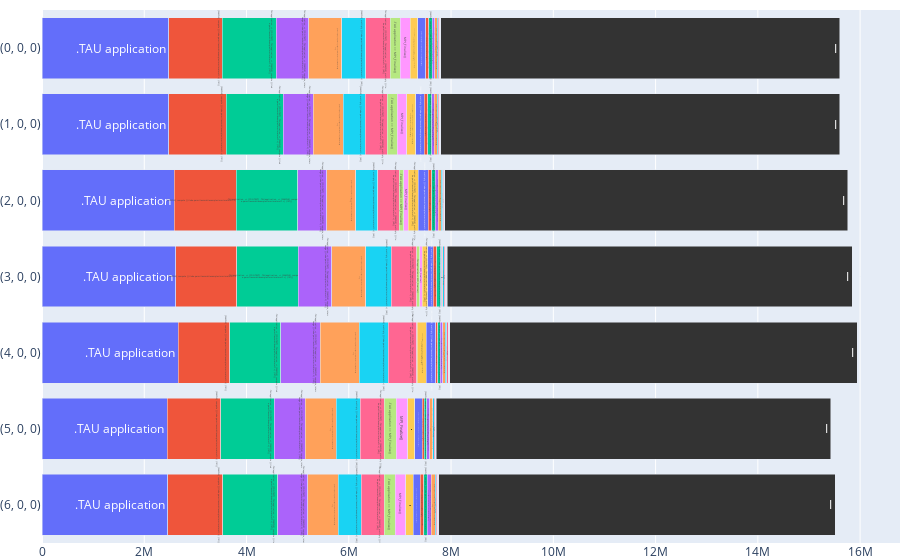

The cell this chart's notebook holds for it:
### Code cell
# Trial Bar Plot
profile = TauProfileParser.parse('./mpi-profile-example')
#profile = TauProfileParser.parse('../../nick-profiles')
profile.interval_data().groupby('Timer').agg({'Exclusive': 'mean'}).plot.bar(log = True)

mdata = profile.interval_data()[['Exclusive']]
idata = mdata.unstack().sort_values((0, 0, 0), axis = 1, ascending = False).transpose().fillna(0)
df = pd.concat([idata[:100], idata[:100].sum(level = 0).rename({'Exclusive': 'MISC'})], copy = False)
indices = [str(i) for i in df.columns.values]

data = [
    pgo.Bar(
        y = indices[::-1],
        x = r.values[::-1],
        name = idx[1],
        orientation = "h",
        hoverinfo = "text",
        text = [ "<br>".join([idx[1][i:i+75] for i in range(0, len(idx[1]), 75)])] * len(indices)
    ) for idx, r in df.iterrows()]

data[-1]['marker'] = { 'color': '#333333' }

layout = pgo.Layout(
    barmode = 'stack',
    showlegend = False,
    hovermode = 'closest',
    margin = pgo.layout.Margin(l = 0, r = 0, b = 0, t = 10))

pgo.Figure(data = data, layout = layout)

### Figure 1 — Plotly figure (JSON) as saved in the notebook; plotly's stock layout.template omitted (floating-point values rounded to 4 significant figures)
{"data": [{"hoverinfo": "text", "name": ".TAU application", "orientation": "h", "text": [".TAU application", ".TAU application", ".TAU application", ".TAU application", ".TAU application", ".TAU application", ".TAU application"], "type": "bar", "x": [2459688, 2444839, 2669087, 2617729, 2589264, 2478607, 2479469], "y": ["(6, 0, 0)", "(5, 0, 0)", "(4, 0, 0)", "(3, 0, 0)", "(2, 0, 0)", "(1, 0, 0)", "(0, 0, 0)"]}, {"hoverinfo": "text", "name": "[SAMPLE] compute [{/luke-perm/taucmdr/examples/mm/matmult.c} {101}]", "orientation": "h", "text": ["[SAMPLE] compute [{/luke-perm/taucmdr/examples/mm/matmult.c} {101}]", "[SAMPLE] compute [{/luke-perm/taucmdr/examples/mm/matmult.c} {101}]", "[SAMPLE] compute [{/luke-perm/taucmdr/examples/mm/matmult.c} {101}]", "[SAMPLE] compute [{/luke-perm/taucmdr/examples/mm/matmult.c} {101}]", "[SAMPLE] compute [{/luke-perm/taucmdr/examples/mm/matmult.c} {101}]", "[SAMPLE] compute [{/luke-perm/taucmdr/examples/mm/matmult.c} {101}]", "[SAMPLE] compute [{/luke-perm/taucmdr/examples/mm/matmult.c} {101}]"], "type": "bar", "x": [1074994, 1049990, 1000001, 1194996, 1204986, 1119996, 1050011], "y": ["(6, 0, 0)", "(5, 0, 0)", "(4, 0, 0)", "(3, 0, 0)", "(2, 0, 0)", "(1, 0, 0)", "(0, 0, 0)"]}, {"hoverinfo": "text", "name": ".TAU application  => [CONTEXT] .TAU application  => [SAMPLE] compute [{/luke-perm/taucmdr/examples/mm/matmult.c} {101}]", "orientation": "h", "text": [".TAU application  => [CONTEXT] .TAU application  => [SAMPLE] compute [{/luk<br>e-perm/taucmdr/examples/mm/matmult.c} {101}]", ".TAU application  => [CONTEXT] .TAU application  => [SAMPLE] compute [{/luk<br>e-perm/taucmdr/examples/mm/matmult.c} {101}]", ".TAU application  => [CONTEXT] .TAU application  => [SAMPLE] compute [{/luk<br>e-perm/taucmdr/examples/mm/matmult.c} {101}]", ".TAU application  => [CONTEXT] .TAU application  => [SAMPLE] compute [{/luk<br>e-perm/taucmdr/examples/mm/matmult.c} {101}]", ".TAU application  => [CONTEXT] .TAU application  => [SAMPLE] compute [{/luk<br>e-perm/taucmdr/examples/mm/matmult.c} {101}]", ".TAU application  => [CONTEXT] .TAU application  => [SAMPLE] compute [{/luk<br>e-perm/taucmdr/examples/mm/matmult.c} {101}]", ".TAU application  => [CONTEXT] .TAU application  => [SAMPLE] compute [{/luk<br>e-perm/taucmdr/examples/mm/matmult.c} {101}]"], "type": "bar", "x": [1074994, 1049990, 1000001, 1194996, 1204986, 1119996, 1050011], "y": ["(6, 0, 0)", "(5, 0, 0)", "(4, 0, 0)", "(3, 0, 0)", "(2, 0, 0)", "(1, 0, 0)", "(0, 0, 0)"]}, {"hoverinfo": "text", "name": ".TAU application  => [CONTEXT] .TAU application  => [SAMPLE] compute_interchange [{/luke-perm/taucmdr/examples/mm/matmult.c} {122}]", "orientation": "h", "text": [".TAU application  => [CONTEXT] .TAU application  => [SAMPLE] compute_interc<br>hange [{/luke-perm/taucmdr/examples/mm/matmult.c} {122}]", ".TAU application  => [CONTEXT] .TAU application  => [SAMPLE] compute_interc<br>hange [{/luke-perm/taucmdr/examples/mm/matmult.c} {122}]", ".TAU application  => [CONTEXT] .TAU application  => [SAMPLE] compute_interc<br>hange [{/luke-perm/taucmdr/examples/mm/matmult.c} {122}]", ".TAU application  => [CONTEXT] .TAU application  => [SAMPLE] compute_interc<br>hange [{/luke-perm/taucmdr/examples/mm/matmult.c} {122}]", ".TAU application  => [CONTEXT] .TAU application  => [SAMPLE] compute_interc<br>hange [{/luke-perm/taucmdr/examples/mm/matmult.c} {122}]", ".TAU application  => [CONTEXT] .TAU application  => [SAMPLE] compute_interc<br>hange [{/luke-perm/taucmdr/examples/mm/matmult.c} {122}]", ".TAU application  => [CONTEXT] .TAU application  => [SAMPLE] compute_interc<br>hange [{/luke-perm/taucmdr/examples/mm/matmult.c} {122}]"], "type": "bar", "x": [590058, 605009, 770057, 659997, 569997, 584989, 640002], "y": ["(6, 0, 0)", "(5, 0, 0)", "(4, 0, 0)", "(3, 0, 0)", "(2, 0, 0)", "(1, 0, 0)", "(0, 0, 0)"]}, {"hoverinfo": "text", "name": "[SAMPLE] compute_interchange [{/luke-perm/taucmdr/examples/mm/matmult.c} {122}]", "orientation": "h", "text": ["[SAMPLE] compute_interchange [{/luke-perm/taucmdr/examples/mm/matmult.c} {1<br>22}]", "[SAMPLE] compute_interchange [{/luke-perm/taucmdr/examples/mm/matmult.c} {1<br>22}]", "[SAMPLE] compute_interchange [{/luke-perm/taucmdr/examples/mm/matmult.c} {1<br>22}]", "[SAMPLE] compute_interchange [{/luke-perm/taucmdr/examples/mm/matmult.c} {1<br>22}]", "[SAMPLE] compute_interchange [{/luke-perm/taucmdr/examples/mm/matmult.c} {1<br>22}]", "[SAMPLE] compute_interchange [{/luke-perm/taucmdr/examples/mm/matmult.c} {1<br>22}]", "[SAMPLE] compute_interchange [{/luke-perm/taucmdr/examples/mm/matmult.c} {1<br>22}]"], "type": "bar", "x": [590058, 605009, 770057, 659997, 569997, 584989, 640002], "y": ["(6, 0, 0)", "(5, 0, 0)", "(4, 0, 0)", "(3, 0, 0)", "(2, 0, 0)", "(1, 0, 0)", "(0, 0, 0)"]}, {"hoverinfo": "text", "name": "[SAMPLE] multiply [{/luke-perm/taucmdr/examples/mm/matmult.c} {60}]", "orientation": "h", "text": ["[SAMPLE] multiply [{/luke-perm/taucmdr/examples/mm/matmult.c} {60}]", "[SAMPLE] multiply [{/luke-perm/taucmdr/examples/mm/matmult.c} {60}]", "[SAMPLE] multiply [{/luke-perm/taucmdr/examples/mm/matmult.c} {60}]", "[SAMPLE] multiply [{/luke-perm/taucmdr/examples/mm/matmult.c} {60}]", "[SAMPLE] multiply [{/luke-perm/taucmdr/examples/mm/matmult.c} {60}]", "[SAMPLE] multiply [{/luke-perm/taucmdr/examples/mm/matmult.c} {60}]", "[SAMPLE] multiply [{/luke-perm/taucmdr/examples/mm/matmult.c} {60}]"], "type": "bar", "x": [449943, 469995, 559937, 500004, 425012, 429996, 474980], "y": ["(6, 0, 0)", "(5, 0, 0)", "(4, 0, 0)", "(3, 0, 0)", "(2, 0, 0)", "(1, 0, 0)", "(0, 0, 0)"]}, {"hoverinfo": "text", "name": ".TAU application  => [CONTEXT] .TAU application  => [SAMPLE] multiply [{/luke-perm/taucmdr/examples/mm/matmult.c} {60}]", "orientation": "h", "text": [".TAU application  => [CONTEXT] .TAU application  => [SAMPLE] multiply [{/lu<br>ke-perm/taucmdr/examples/mm/matmult.c} {60}]", ".TAU application  => [CONTEXT] .TAU application  => [SAMPLE] multiply [{/lu<br>ke-perm/taucmdr/examples/mm/matmult.c} {60}]", ".TAU application  => [CONTEXT] .TAU application  => [SAMPLE] multiply [{/lu<br>ke-perm/taucmdr/examples/mm/matmult.c} {60}]", ".TAU application  => [CONTEXT] .TAU application  => [SAMPLE] multiply [{/lu<br>ke-perm/taucmdr/examples/mm/matmult.c} {60}]", ".TAU application  => [CONTEXT] .TAU application  => [SAMPLE] multiply [{/lu<br>ke-perm/taucmdr/examples/mm/matmult.c} {60}]", ".TAU application  => [CONTEXT] .TAU application  => [SAMPLE] multiply [{/lu<br>ke-perm/taucmdr/examples/mm/matmult.c} {60}]", ".TAU application  => [CONTEXT] .TAU application  => [SAMPLE] multiply [{/lu<br>ke-perm/taucmdr/examples/mm/matmult.c} {60}]"], "type": "bar", "x": [449943, 469995, 559937, 500004, 425012, 429996, 474980], "y": ["(6, 0, 0)", "(5, 0, 0)", "(4, 0, 0)", "(3, 0, 0)", "(2, 0, 0)", "(1, 0, 0)", "(0, 0, 0)"]}, {"hoverinfo": "text", "name": ".TAU application => MPI_Finalize()  ", "orientation": "h", "text": [".TAU application => MPI_Finalize()  ", ".TAU application => MPI_Finalize()  ", ".TAU application => MPI_Finalize()  ", ".TAU application => MPI_Finalize()  ", ".TAU application => MPI_Finalize()  ", ".TAU application => MPI_Finalize()  ", ".TAU application => MPI_Finalize()  "], "type": "bar", "x": [213977, 228674, 4914, 55926, 84354, 194791, 193905], "y": ["(6, 0, 0)", "(5, 0, 0)", "(4, 0, 0)", "(3, 0, 0)", "(2, 0, 0)", "(1, 0, 0)", "(0, 0, 0)"]}, {"hoverinfo": "text", "name": "MPI_Finalize()  ", "orientation": "h", "text": ["MPI_Finalize()  ", "MPI_Finalize()  ", "MPI_Finalize()  ", "MPI_Finalize()  ", "MPI_Finalize()  ", "MPI_Finalize()  ", "MPI_Finalize()  "], "type": "bar", "x": [213977, 228674, 4914, 55926, 84354, 194791, 193905], "y": ["(6, 0, 0)", "(5, 0, 0)", "(4, 0, 0)", "(3, 0, 0)", "(2, 0, 0)", "(1, 0, 0)", "(0, 0, 0)"]}, {"hoverinfo": "text", "name": ".TAU application  => [CONTEXT] .TAU application  => [SAMPLE] multiply [{/luke-perm/taucmdr/examples/mm/matmult.c} {59}]", "orientation": "h", "text": [".TAU application  => [CONTEXT] .TAU application  => [SAMPLE] multiply [{/lu<br>ke-perm/taucmdr/examples/mm/matmult.c} {59}]", ".TAU application  => [CONTEXT] .TAU application  => [SAMPLE] multiply [{/lu<br>ke-perm/taucmdr/examples/mm/matmult.c} {59}]", ".TAU application  => [CONTEXT] .TAU application  => [SAMPLE] multiply [{/lu<br>ke-perm/taucmdr/examples/mm/matmult.c} {59}]", ".TAU application  => [CONTEXT] .TAU application  => [SAMPLE] multiply [{/lu<br>ke-perm/taucmdr/examples/mm/matmult.c} {59}]", ".TAU application  => [CONTEXT] .TAU application  => [SAMPLE] multiply [{/lu<br>ke-perm/taucmdr/examples/mm/matmult.c} {59}]", ".TAU application  => [CONTEXT] .TAU application  => [SAMPLE] multiply [{/lu<br>ke-perm/taucmdr/examples/mm/matmult.c} {59}]", ".TAU application  => [CONTEXT] .TAU application  => [SAMPLE] multiply [{/lu<br>ke-perm/taucmdr/examples/mm/matmult.c} {59}]"], "type": "bar", "x": [139999, 140000, 179998, 105000, 199996, 170010, 155002], "y": ["(6, 0, 0)", "(5, 0, 0)", "(4, 0, 0)", "(3, 0, 0)", "(2, 0, 0)", "(1, 0, 0)", "(0, 0, 0)"]}, {"hoverinfo": "text", "name": "[SAMPLE] multiply [{/luke-perm/taucmdr/examples/mm/matmult.c} {59}]", "orientation": "h", "text": ["[SAMPLE] multiply [{/luke-perm/taucmdr/examples/mm/matmult.c} {59}]", "[SAMPLE] multiply [{/luke-perm/taucmdr/examples/mm/matmult.c} {59}]", "[SAMPLE] multiply [{/luke-perm/taucmdr/examples/mm/matmult.c} {59}]", "[SAMPLE] multiply [{/luke-perm/taucmdr/examples/mm/matmult.c} {59}]", "[SAMPLE] multiply [{/luke-perm/taucmdr/examples/mm/matmult.c} {59}]", "[SAMPLE] multiply [{/luke-perm/taucmdr/examples/mm/matmult.c} {59}]", "[SAMPLE] multiply [{/luke-perm/taucmdr/examples/mm/matmult.c} {59}]"], "type": "bar", "x": [139999, 140000, 179998, 105000, 199996, 170010, 155002], "y": ["(6, 0, 0)", "(5, 0, 0)", "(4, 0, 0)", "(3, 0, 0)", "(2, 0, 0)", "(1, 0, 0)", "(0, 0, 0)"]}, {"hoverinfo": "text", "name": ".TAU application  => [CONTEXT] .TAU application  => [SAMPLE] compute [{/luke-perm/taucmdr/examples/mm/matmult.c} {99}]", "orientation": "h", "text": [".TAU application  => [CONTEXT] .TAU application  => [SAMPLE] compute [{/luk<br>e-perm/taucmdr/examples/mm/matmult.c} {99}]", ".TAU application  => [CONTEXT] .TAU application  => [SAMPLE] compute [{/luk<br>e-perm/taucmdr/examples/mm/matmult.c} {99}]", ".TAU application  => [CONTEXT] .TAU application  => [SAMPLE] compute [{/luk<br>e-perm/taucmdr/examples/mm/matmult.c} {99}]", ".TAU application  => [CONTEXT] .TAU application  => [SAMPLE] compute [{/luk<br>e-perm/taucmdr/examples/mm/matmult.c} {99}]", ".TAU application  => [CONTEXT] .TAU application  => [SAMPLE] compute [{/luk<br>e-perm/taucmdr/examples/mm/matmult.c} {99}]", ".TAU application  => [CONTEXT] .TAU application  => [SAMPLE] compute [{/luk<br>e-perm/taucmdr/examples/mm/matmult.c} {99}]", ".TAU application  => [CONTEXT] .TAU application  => [SAMPLE] compute [{/luk<br>e-perm/taucmdr/examples/mm/matmult.c} {99}]"], "type": "bar", "x": [70000, 45000, 45000, 74996, 64998, 70001, 59998], "y": ["(6, 0, 0)", "(5, 0, 0)", "(4, 0, 0)", "(3, 0, 0)", "(2, 0, 0)", "(1, 0, 0)", "(0, 0, 0)"]}, {"hoverinfo": "text", "name": "[SAMPLE] compute [{/luke-perm/taucmdr/examples/mm/matmult.c} {99}]", "orientation": "h", "text": ["[SAMPLE] compute [{/luke-perm/taucmdr/examples/mm/matmult.c} {99}]", "[SAMPLE] compute [{/luke-perm/taucmdr/examples/mm/matmult.c} {99}]", "[SAMPLE] compute [{/luke-perm/taucmdr/examples/mm/matmult.c} {99}]", "[SAMPLE] compute [{/luke-perm/taucmdr/examples/mm/matmult.c} {99}]", "[SAMPLE] compute [{/luke-perm/taucmdr/examples/mm/matmult.c} {99}]", "[SAMPLE] compute [{/luke-perm/taucmdr/examples/mm/matmult.c} {99}]", "[SAMPLE] compute [{/luke-perm/taucmdr/examples/mm/matmult.c} {99}]"], "type": "bar", "x": [70000, 45000, 45000, 74996, 64998, 70001, 59998], "y": ["(6, 0, 0)", "(5, 0, 0)", "(4, 0, 0)", "(3, 0, 0)", "(2, 0, 0)", "(1, 0, 0)", "(0, 0, 0)"]}, {"hoverinfo": "text", "name": ".TAU application  => [CONTEXT] .TAU application  => [SAMPLE] compute_interchange [{/luke-perm/taucmdr/examples/mm/matmult.c} {120}]", "orientation": "h", "text": [".TAU application  => [CONTEXT] .TAU application  => [SAMPLE] compute_interc<br>hange [{/luke-perm/taucmdr/examples/mm/matmult.c} {120}]", ".TAU application  => [CONTEXT] .TAU application  => [SAMPLE] compute_interc<br>hange [{/luke-perm/taucmdr/examples/mm/matmult.c} {120}]", ".TAU application  => [CONTEXT] .TAU application  => [SAMPLE] compute_interc<br>hange [{/luke-perm/taucmdr/examples/mm/matmult.c} {120}]", ".TAU application  => [CONTEXT] .TAU application  => [SAMPLE] compute_interc<br>hange [{/luke-perm/taucmdr/examples/mm/matmult.c} {120}]", ".TAU application  => [CONTEXT] .TAU application  => [SAMPLE] compute_interc<br>hange [{/luke-perm/taucmdr/examples/mm/matmult.c} {120}]", ".TAU application  => [CONTEXT] .TAU application  => [SAMPLE] compute_interc<br>hange [{/luke-perm/taucmdr/examples/mm/matmult.c} {120}]", ".TAU application  => [CONTEXT] .TAU application  => [SAMPLE] compute_interc<br>hange [{/luke-perm/taucmdr/examples/mm/matmult.c} {120}]"], "type": "bar", "x": [75000, 60000, 49999, 20000, 59989, 55001, 50000], "y": ["(6, 0, 0)", "(5, 0, 0)", "(4, 0, 0)", "(3, 0, 0)", "(2, 0, 0)", "(1, 0, 0)", "(0, 0, 0)"]}, {"hoverinfo": "text", "name": "[SAMPLE] compute_interchange [{/luke-perm/taucmdr/examples/mm/matmult.c} {120}]", "orientation": "h", "text": ["[SAMPLE] compute_interchange [{/luke-perm/taucmdr/examples/mm/matmult.c} {1<br>20}]", "[SAMPLE] compute_interchange [{/luke-perm/taucmdr/examples/mm/matmult.c} {1<br>20}]", "[SAMPLE] compute_interchange [{/luke-perm/taucmdr/examples/mm/matmult.c} {1<br>20}]", "[SAMPLE] compute_interchange [{/luke-perm/taucmdr/examples/mm/matmult.c} {1<br>20}]", "[SAMPLE] compute_interchange [{/luke-perm/taucmdr/examples/mm/matmult.c} {1<br>20}]", "[SAMPLE] compute_interchange [{/luke-perm/taucmdr/examples/mm/matmult.c} {1<br>20}]", "[SAMPLE] compute_interchange [{/luke-perm/taucmdr/examples/mm/matmult.c} {1<br>20}]"], "type": "bar", "x": [75000, 60000, 49999, 20000, 59989, 55001, 50000], "y": ["(6, 0, 0)", "(5, 0, 0)", "(4, 0, 0)", "(3, 0, 0)", "(2, 0, 0)", "(1, 0, 0)", "(0, 0, 0)"]}, {"hoverinfo": "text", "name": ".TAU application => MPI_Init()  ", "orientation": "h", "text": [".TAU application => MPI_Init()  ", ".TAU application => MPI_Init()  ", ".TAU application => MPI_Init()  ", ".TAU application => MPI_Init()  ", ".TAU application => MPI_Init()  ", ".TAU application => MPI_Init()  ", ".TAU application => MPI_Init()  "], "type": "bar", "x": [25701, 25791, 25795, 25613, 25726, 25760, 25673], "y": ["(6, 0, 0)", "(5, 0, 0)", "(4, 0, 0)", "(3, 0, 0)", "(2, 0, 0)", "(1, 0, 0)", "(0, 0, 0)"]}, {"hoverinfo": "text", "name": "MPI_Init()  ", "orientation": "h", "text": ["MPI_Init()  ", "MPI_Init()  ", "MPI_Init()  ", "MPI_Init()  ", "MPI_Init()  ", "MPI_Init()  ", "MPI_Init()  "], "type": "bar", "x": [25701, 25791, 25795, 25613, 25726, 25760, 25673], "y": ["(6, 0, 0)", "(5, 0, 0)", "(4, 0, 0)", "(3, 0, 0)", "(2, 0, 0)", "(1, 0, 0)", "(0, 0, 0)"]}, {"hoverinfo": "text", "name": ".TAU application  => [CONTEXT] .TAU application  => [SAMPLE] sysmalloc [{malloc.c} {0}]", "orientation": "h", "text": [".TAU application  => [CONTEXT] .TAU application  => [SAMPLE] sysmalloc [{ma<br>lloc.c} {0}]", ".TAU application  => [CONTEXT] .TAU application  => [SAMPLE] sysmalloc [{ma<br>lloc.c} {0}]", ".TAU application  => [CONTEXT] .TAU application  => [SAMPLE] sysmalloc [{ma<br>lloc.c} {0}]", ".TAU application  => [CONTEXT] .TAU application  => [SAMPLE] sysmalloc [{ma<br>lloc.c} {0}]", ".TAU application  => [CONTEXT] .TAU application  => [SAMPLE] sysmalloc [{ma<br>lloc.c} {0}]", ".TAU application  => [CONTEXT] .TAU application  => [SAMPLE] sysmalloc [{ma<br>lloc.c} {0}]", ".TAU application  => [CONTEXT] .TAU application  => [SAMPLE] sysmalloc [{ma<br>lloc.c} {0}]"], "type": "bar", "x": [0, 0, 0, 0, 5022, 0, 5017], "y": ["(6, 0, 0)", "(5, 0, 0)", "(4, 0, 0)", "(3, 0, 0)", "(2, 0, 0)", "(1, 0, 0)", "(0, 0, 0)"]}, {"hoverinfo": "text", "name": "[SAMPLE] sysmalloc [{malloc.c} {0}]", "orientation": "h", "text": ["[SAMPLE] sysmalloc [{malloc.c} {0}]", "[SAMPLE] sysmalloc [{malloc.c} {0}]", "[SAMPLE] sysmalloc [{malloc.c} {0}]", "[SAMPLE] sysmalloc [{malloc.c} {0}]", "[SAMPLE] sysmalloc [{malloc.c} {0}]", "[SAMPLE] sysmalloc [{malloc.c} {0}]", "[SAMPLE] sysmalloc [{malloc.c} {0}]"], "type": "bar", "x": [0, 0, 0, 0, 5022, 0, 5017], "y": ["(6, 0, 0)", "(5, 0, 0)", "(4, 0, 0)", "(3, 0, 0)", "(2, 0, 0)", "(1, 0, 0)", "(0, 0, 0)"]}, {"hoverinfo": "text", "name": "[SAMPLE] initialize [{/luke-perm/taucmdr/examples/mm/matmult_initialize.c} {12}]", "orientation": "h", "text": ["[SAMPLE] initialize [{/luke-perm/taucmdr/examples/mm/matmult_initialize.c} <br>{12}]", "[SAMPLE] initialize [{/luke-perm/taucmdr/examples/mm/matmult_initialize.c} <br>{12}]", "[SAMPLE] initialize [{/luke-perm/taucmdr/examples/mm/matmult_initialize.c} <br>{12}]", "[SAMPLE] initialize [{/luke-perm/taucmdr/examples/mm/matmult_initialize.c} <br>{12}]", "[SAMPLE] initialize [{/luke-perm/taucmdr/examples/mm/matmult_initialize.c} <br>{12}]", "[SAMPLE] initialize [{/luke-perm/taucmdr/examples/mm/matmult_initialize.c} <br>{12}]", "[SAMPLE] initialize [{/luke-perm/taucmdr/examples/mm/matmult_initialize.c} <br>{12}]"], "type": "bar", "x": [0, 0, 0, 0, 0, 4985, 4990], "y": ["(6, 0, 0)", "(5, 0, 0)", "(4, 0, 0)", "(3, 0, 0)", "(2, 0, 0)", "(1, 0, 0)", "(0, 0, 0)"]}, {"hoverinfo": "text", "name": ".TAU application  => [CONTEXT] .TAU application  => [SAMPLE] initialize [{/luke-perm/taucmdr/examples/mm/matmult_initialize.c} {12}]", "orientation": "h", "text": [".TAU application  => [CONTEXT] .TAU application  => [SAMPLE] initialize [{/<br>luke-perm/taucmdr/examples/mm/matmult_initialize.c} {12}]", ".TAU application  => [CONTEXT] .TAU application  => [SAMPLE] initialize [{/<br>luke-perm/taucmdr/examples/mm/matmult_initialize.c} {12}]", ".TAU application  => [CONTEXT] .TAU application  => [SAMPLE] initialize [{/<br>luke-perm/taucmdr/examples/mm/matmult_initialize.c} {12}]", ".TAU application  => [CONTEXT] .TAU application  => [SAMPLE] initialize [{/<br>luke-perm/taucmdr/examples/mm/matmult_initialize.c} {12}]", ".TAU application  => [CONTEXT] .TAU application  => [SAMPLE] initialize [{/<br>luke-perm/taucmdr/examples/mm/matmult_initialize.c} {12}]", ".TAU application  => [CONTEXT] .TAU application  => [SAMPLE] initialize [{/<br>luke-perm/taucmdr/examples/mm/matmult_initialize.c} {12}]", ".TAU application  => [CONTEXT] .TAU application  => [SAMPLE] initialize [{/<br>luke-perm/taucmdr/examples/mm/matmult_initialize.c} {12}]"], "type": "bar", "x": [0, 0, 0, 0, 0, 4985, 4990], "y": ["(6, 0, 0)", "(5, 0, 0)", "(4, 0, 0)", "(3, 0, 0)", "(2, 0, 0)", "(1, 0, 0)", "(0, 0, 0)"]}, {"hoverinfo": "text", "name": "[CONTEXT] .TAU application", "orientation": "h", "text": ["[CONTEXT] .TAU application", "[CONTEXT] .TAU application", "[CONTEXT] .TAU application", "[CONTEXT] .TAU application", "[CONTEXT] .TAU application", "[CONTEXT] .TAU application", "[CONTEXT] .TAU application"], "type": "bar", "x": [0, 0, 0, 0, 0, 0, 0], "y": ["(6, 0, 0)", "(5, 0, 0)", "(4, 0, 0)", "(3, 0, 0)", "(2, 0, 0)", "(1, 0, 0)", "(0, 0, 0)"]}, {"hoverinfo": "text", "name": ".TAU application  => [CONTEXT] .TAU application", "orientation": "h", "text": [".TAU application  => [CONTEXT] .TAU application", ".TAU application  => [CONTEXT] .TAU application", ".TAU application  => [CONTEXT] .TAU application", ".TAU application  => [CONTEXT] .TAU application", ".TAU application  => [CONTEXT] .TAU application", ".TAU application  => [CONTEXT] .TAU application", ".TAU application  => [CONTEXT] .TAU application"], "type": "bar", "x": [0, 0, 0, 0, 0, 0, 0], "y": ["(6, 0, 0)", "(5, 0, 0)", "(4, 0, 0)", "(3, 0, 0)", "(2, 0, 0)", "(1, 0, 0)", "(0, 0, 0)"]}, {"hoverinfo": "text", "name": ".TAU application  => [CONTEXT] .TAU application  => [SAMPLE] _int_malloc [{malloc.c} {0}]", "orientation": "h", "text": [".TAU application  => [CONTEXT] .TAU application  => [SAMPLE] _int_malloc [{<br>malloc.c} {0}]", ".TAU application  => [CONTEXT] .TAU application  => [SAMPLE] _int_malloc [{<br>malloc.c} {0}]", ".TAU application  => [CONTEXT] .TAU application  => [SAMPLE] _int_malloc [{<br>malloc.c} {0}]", ".TAU application  => [CONTEXT] .TAU application  => [SAMPLE] _int_malloc [{<br>malloc.c} {0}]", ".TAU application  => [CONTEXT] .TAU application  => [SAMPLE] _int_malloc [{<br>malloc.c} {0}]", ".TAU application  => [CONTEXT] .TAU application  => [SAMPLE] _int_malloc [{<br>malloc.c} {0}]", ".TAU application  => [CONTEXT] .TAU application  => [SAMPLE] _int_malloc [{<br>malloc.c} {0}]"], "type": "bar", "x": [5019, 5021, 5018, 5022, 0, 5022, 0], "y": ["(6, 0, 0)", "(5, 0, 0)", "(4, 0, 0)", "(3, 0, 0)", "(2, 0, 0)", "(1, 0, 0)", "(0, 0, 0)"]}, {"hoverinfo": "text", "name": ".TAU application  => [CONTEXT] .TAU application  => [SAMPLE] compute_interchange [{/luke-perm/taucmdr/examples/mm/matmult.c} {119}]", "orientation": "h", "text": [".TAU application  => [CONTEXT] .TAU application  => [SAMPLE] compute_interc<br>hange [{/luke-perm/taucmdr/examples/mm/matmult.c} {119}]", ".TAU application  => [CONTEXT] .TAU application  => [SAMPLE] compute_interc<br>hange [{/luke-perm/taucmdr/examples/mm/matmult.c} {119}]", ".TAU application  => [CONTEXT] .TAU application  => [SAMPLE] compute_interc<br>hange [{/luke-perm/taucmdr/examples/mm/matmult.c} {119}]", ".TAU application  => [CONTEXT] .TAU application  => [SAMPLE] compute_interc<br>hange [{/luke-perm/taucmdr/examples/mm/matmult.c} {119}]", ".TAU application  => [CONTEXT] .TAU application  => [SAMPLE] compute_interc<br>hange [{/luke-perm/taucmdr/examples/mm/matmult.c} {119}]", ".TAU application  => [CONTEXT] .TAU application  => [SAMPLE] compute_interc<br>hange [{/luke-perm/taucmdr/examples/mm/matmult.c} {119}]", ".TAU application  => [CONTEXT] .TAU application  => [SAMPLE] compute_interc<br>hange [{/luke-perm/taucmdr/examples/mm/matmult.c} {119}]"], "type": "bar", "x": [0, 0, 5000, 5000, 0, 0, 0], "y": ["(6, 0, 0)", "(5, 0, 0)", "(4, 0, 0)", "(3, 0, 0)", "(2, 0, 0)", "(1, 0, 0)", "(0, 0, 0)"]}, {"hoverinfo": "text", "name": ".TAU application  => [CONTEXT] .TAU application  => [SAMPLE] initialize [{/luke-perm/taucmdr/examples/mm/matmult_initialize.c} {11}]", "orientation": "h", "text": [".TAU application  => [CONTEXT] .TAU application  => [SAMPLE] initialize [{/<br>luke-perm/taucmdr/examples/mm/matmult_initialize.c} {11}]", ".TAU application  => [CONTEXT] .TAU application  => [SAMPLE] initialize [{/<br>luke-perm/taucmdr/examples/mm/matmult_initialize.c} {11}]", ".TAU application  => [CONTEXT] .TAU application  => [SAMPLE] initialize [{/<br>luke-perm/taucmdr/examples/mm/matmult_initialize.c} {11}]", ".TAU application  => [CONTEXT] .TAU application  => [SAMPLE] initialize [{/<br>luke-perm/taucmdr/examples/mm/matmult_initialize.c} {11}]", ".TAU application  => [CONTEXT] .TAU application  => [SAMPLE] initialize [{/<br>luke-perm/taucmdr/examples/mm/matmult_initialize.c} {11}]", ".TAU application  => [CONTEXT] .TAU application  => [SAMPLE] initialize [{/<br>luke-perm/taucmdr/examples/mm/matmult_initialize.c} {11}]", ".TAU application  => [CONTEXT] .TAU application  => [SAMPLE] initialize [{/<br>luke-perm/taucmdr/examples/mm/matmult_initialize.c} {11}]"], "type": "bar", "x": [4989, 4985, 4989, 4985, 4986, 0, 0], "y": ["(6, 0, 0)", "(5, 0, 0)", "(4, 0, 0)", "(3, 0, 0)", "(2, 0, 0)", "(1, 0, 0)", "(0, 0, 0)"]}, {"hoverinfo": "text", "name": "[SAMPLE] _int_malloc [{malloc.c} {0}]", "orientation": "h", "text": ["[SAMPLE] _int_malloc [{malloc.c} {0}]", "[SAMPLE] _int_malloc [{malloc.c} {0}]", "[SAMPLE] _int_malloc [{malloc.c} {0}]", "[SAMPLE] _int_malloc [{malloc.c} {0}]", "[SAMPLE] _int_malloc [{malloc.c} {0}]", "[SAMPLE] _int_malloc [{malloc.c} {0}]", "[SAMPLE] _int_malloc [{malloc.c} {0}]"], "type": "bar", "x": [5019, 5021, 5018, 5022, 0, 5022, 0], "y": ["(6, 0, 0)", "(5, 0, 0)", "(4, 0, 0)", "(3, 0, 0)", "(2, 0, 0)", "(1, 0, 0)", "(0, 0, 0)"]}, {"hoverinfo": "text", "name": "[SAMPLE] compute_interchange [{/luke-perm/taucmdr/examples/mm/matmult.c} {119}]", "orientation": "h", "text": ["[SAMPLE] compute_interchange [{/luke-perm/taucmdr/examples/mm/matmult.c} {1<br>19}]", "[SAMPLE] compute_interchange [{/luke-perm/taucmdr/examples/mm/matmult.c} {1<br>19}]", "[SAMPLE] compute_interchange [{/luke-perm/taucmdr/examples/mm/matmult.c} {1<br>19}]", "[SAMPLE] compute_interchange [{/luke-perm/taucmdr/examples/mm/matmult.c} {1<br>19}]", "[SAMPLE] compute_interchange [{/luke-perm/taucmdr/examples/mm/matmult.c} {1<br>19}]", "[SAMPLE] compute_interchange [{/luke-perm/taucmdr/examples/mm/matmult.c} {1<br>19}]", "[SAMPLE] compute_interchange [{/luke-perm/taucmdr/examples/mm/matmult.c} {1<br>19}]"], "type": "bar", "x": [0, 0, 5000, 5000, 0, 0, 0], "y": ["(6, 0, 0)", "(5, 0, 0)", "(4, 0, 0)", "(3, 0, 0)", "(2, 0, 0)", "(1, 0, 0)", "(0, 0, 0)"]}, {"hoverinfo": "text", "name": "[SAMPLE] initialize [{/luke-perm/taucmdr/examples/mm/matmult_initialize.c} {11}]", "orientation": "h", "text": ["[SAMPLE] initialize [{/luke-perm/taucmdr/examples/mm/matmult_initialize.c} <br>{11}]", "[SAMPLE] initialize [{/luke-perm/taucmdr/examples/mm/matmult_initialize.c} <br>{11}]", "[SAMPLE] initialize [{/luke-perm/taucmdr/examples/mm/matmult_initialize.c} <br>{11}]", "[SAMPLE] initialize [{/luke-perm/taucmdr/examples/mm/matmult_initialize.c} <br>{11}]", "[SAMPLE] initialize [{/luke-perm/taucmdr/examples/mm/matmult_initialize.c} <br>{11}]", "[SAMPLE] initialize [{/luke-perm/taucmdr/examples/mm/matmult_initialize.c} <br>{11}]", "[SAMPLE] initialize [{/luke-perm/taucmdr/examples/mm/matmult_initialize.c} <br>{11}]"], "type": "bar", "x": [4989, 4985, 4989, 4985, 4986, 0, 0], "y": ["(6, 0, 0)", "(5, 0, 0)", "(4, 0, 0)", "(3, 0, 0)", "(2, 0, 0)", "(1, 0, 0)", "(0, 0, 0)"]}, {"hoverinfo": "text", "marker": {"color": "#333333"}, "name": "I", "orientation": "h", "text": ["I", "I", "I", "I", "I", "I", "I"], "type": "bar", "x": [7759048, 7713769, 7970503, 7920807, 7879396, 7799709, 7798625], "y": ["(6, 0, 0)", "(5, 0, 0)", "(4, 0, 0)", "(3, 0, 0)", "(2, 0, 0)", "(1, 0, 0)", "(0, 0, 0)"]}], "layout": {"autosize": true, "barmode": "stack", "hovermode": "closest", "margin": {"b": 0, "l": 0, "r": 0, "t": 10}, "showlegend": false, "xaxis": {"autorange": true, "range": [0, 16780000.0], "type": "linear"}, "yaxis": {"autorange": true, "range": [-0.5, 6.5], "type": "category"}}}
